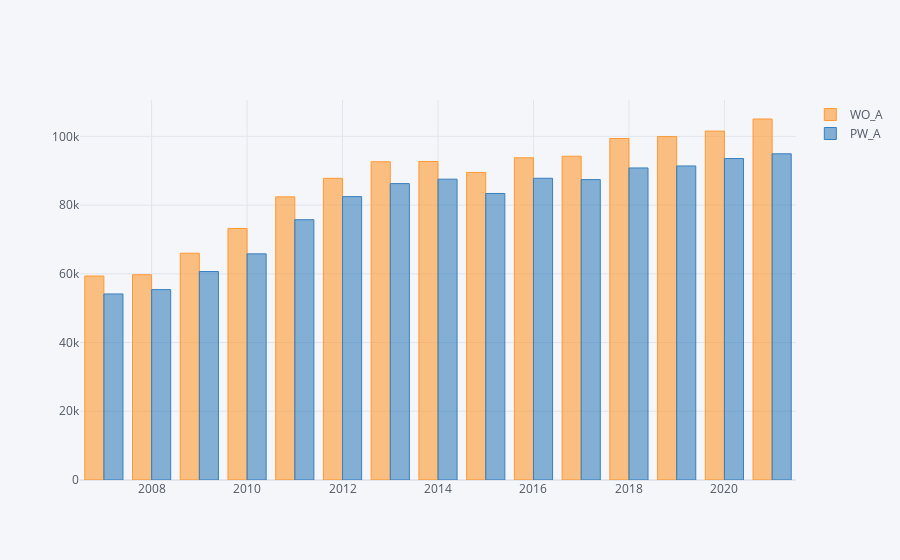

Notebook source saved alongside this figure:
### Code cell
df.groupby("YEAR")[["WO_A","PW_A"]].quantile(.5).iplot(kind = "bar")

### Figure 1 — Plotly figure (JSON) as saved in the notebook; plotly's stock layout.template omitted (floating-point values rounded to 4 significant figures)
{"data": [{"marker": {"color": "rgba(255, 153, 51, 0.6)", "line": {"color": "rgba(255, 153, 51, 1.0)", "width": 1}}, "name": "WO_A", "orientation": "v", "text": "", "type": "bar", "x": [2007, 2008, 2009, 2010, 2011, 2012, 2013, 2014, 2015, 2016, 2017, 2018, 2019, 2020, 2021], "y": [59363, 59740.0, 66000, 73200, 82400, 87797, 92620.0, 92700, 89502, 93766, 94226, 99382, 99944, 101546, 105061]}, {"marker": {"color": "rgba(55, 128, 191, 0.6)", "line": {"color": "rgba(55, 128, 191, 1.0)", "width": 1}}, "name": "PW_A", "orientation": "v", "text": "", "type": "bar", "x": [2007, 2008, 2009, 2010, 2011, 2012, 2013, 2014, 2015, 2016, 2017, 2018, 2019, 2020, 2021], "y": [54142, 55410.0, 60674, 65810.0, 75754, 82472, 86258, 87547, 83387, 87818, 87422, 90813, 91395, 93558, 94931]}], "layout": {"legend": {"bgcolor": "#F5F6F9", "font": {"color": "#4D5663"}}, "paper_bgcolor": "#F5F6F9", "plot_bgcolor": "#F5F6F9", "title": {"font": {"color": "#4D5663"}}, "xaxis": {"gridcolor": "#E1E5ED", "showgrid": true, "tickfont": {"color": "#4D5663"}, "title": {"font": {"color": "#4D5663"}, "text": ""}, "zerolinecolor": "#E1E5ED"}, "yaxis": {"gridcolor": "#E1E5ED", "showgrid": true, "tickfont": {"color": "#4D5663"}, "title": {"font": {"color": "#4D5663"}, "text": ""}, "zerolinecolor": "#E1E5ED"}}}
